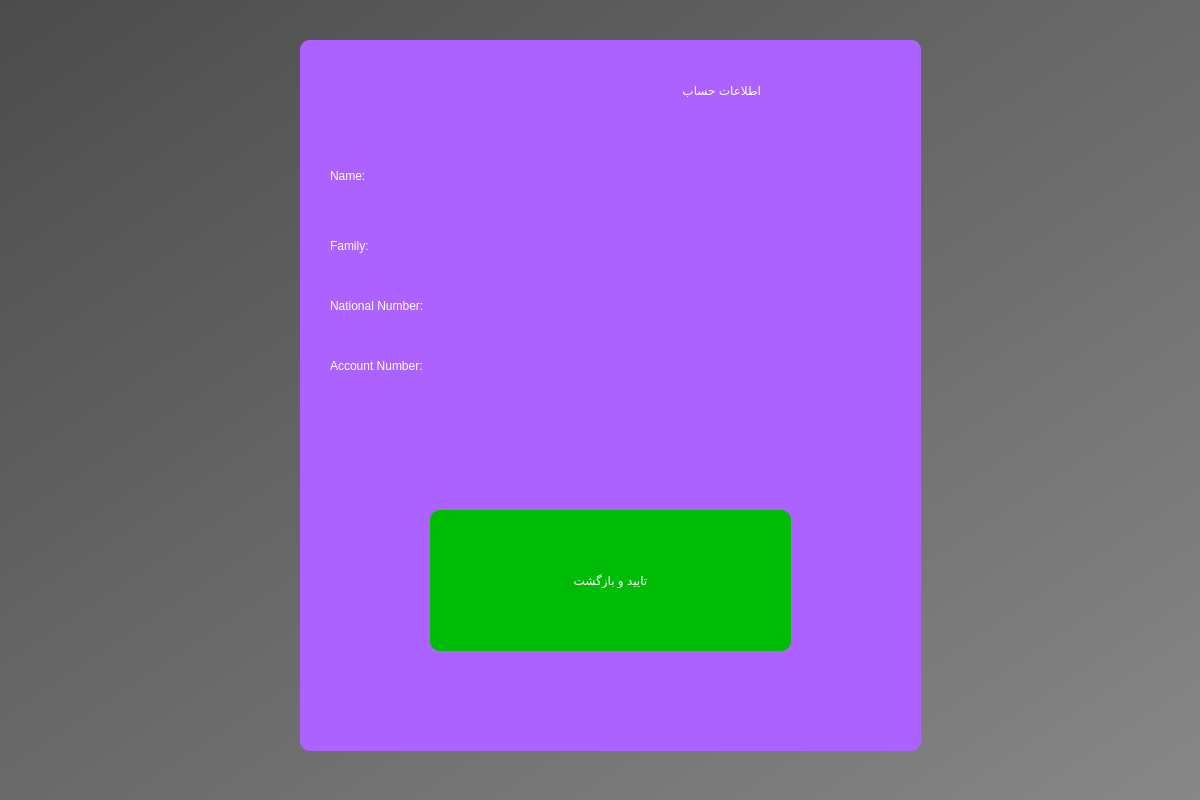
<?xml version="1.0" encoding="UTF-8"?>
<ui version="4.0">
 <class>Dialog</class>
 <widget class="QDialog" name="Dialog">
  <property name="geometry">
   <rect>
    <x>0</x>
    <y>0</y>
    <width>1200</width>
    <height>800</height>
   </rect>
  </property>
  <property name="windowTitle">
   <string>Dialog</string>
  </property>
  <widget class="QWidget" name="bgwidget" native="true">
   <property name="geometry">
    <rect>
     <x>0</x>
     <y>0</y>
     <width>1200</width>
     <height>800</height>
    </rect>
   </property>
   <property name="styleSheet">
    <string notr="true">QWidget#bgwidget{
background-color:qlineargradient(spread:pad, x1:0, y1:0, x2:1, y2:1, stop:0 rgba(76, 76, 76, 255), stop:1 rgba(135, 135, 135, 255))
}</string>
   </property>
   <widget class="QWidget" name="widget" native="true">
    <property name="geometry">
     <rect>
      <x>300</x>
      <y>40</y>
      <width>621</width>
      <height>711</height>
     </rect>
    </property>
    <property name="styleSheet">
     <string notr="true">QWidget#widget{
background-color:rgb(171, 98, 255);
border-radius:10px;
text-shadow: 0 0 3px #FF0000, 0 0 5px #0000FF
}</string>
    </property>
    <widget class="QLabel" name="label">
     <property name="geometry">
      <rect>
       <x>160</x>
       <y>20</y>
       <width>301</width>
       <height>61</height>
      </rect>
     </property>
     <property name="styleSheet">
      <string notr="true">font: 700 36pt &quot;Vazir&quot;;
color: rgb(255, 255, 255);</string>
     </property>
     <property name="text">
      <string>اطلاعات حساب</string>
     </property>
    </widget>
    <widget class="QLabel" name="label_2">
     <property name="geometry">
      <rect>
       <x>30</x>
       <y>110</y>
       <width>121</width>
       <height>51</height>
      </rect>
     </property>
     <property name="styleSheet">
      <string notr="true">font: 700 28pt &quot;Vazir&quot;;
color: rgb(255, 255, 255);</string>
     </property>
     <property name="text">
      <string>Name:</string>
     </property>
    </widget>
    <widget class="QLabel" name="label_3">
     <property name="geometry">
      <rect>
       <x>30</x>
       <y>180</y>
       <width>131</width>
       <height>51</height>
      </rect>
     </property>
     <property name="styleSheet">
      <string notr="true">font: 700 28pt &quot;Vazir&quot;;
color: rgb(255, 255, 255);</string>
     </property>
     <property name="text">
      <string>Family:</string>
     </property>
    </widget>
    <widget class="QLabel" name="label_4">
     <property name="geometry">
      <rect>
       <x>30</x>
       <y>240</y>
       <width>301</width>
       <height>51</height>
      </rect>
     </property>
     <property name="styleSheet">
      <string notr="true">font: 700 28pt &quot;Vazir&quot;;
color: rgb(255, 255, 255);</string>
     </property>
     <property name="text">
      <string>National Number:</string>
     </property>
    </widget>
    <widget class="QLabel" name="label_5">
     <property name="geometry">
      <rect>
       <x>30</x>
       <y>300</y>
       <width>301</width>
       <height>51</height>
      </rect>
     </property>
     <property name="styleSheet">
      <string notr="true">font: 700 28pt &quot;Vazir&quot;;
color: rgb(255, 255, 255);</string>
     </property>
     <property name="text">
      <string>Account Number:</string>
     </property>
    </widget>
    <widget class="QPushButton" name="confirm_info">
     <property name="geometry">
      <rect>
       <x>130</x>
       <y>470</y>
       <width>361</width>
       <height>141</height>
      </rect>
     </property>
     <property name="styleSheet">
      <string notr="true">border-radius:10px;
background-color:rgb(0, 188, 6);
font: 700 26pt &quot;Vazir&quot;;
color:white</string>
     </property>
     <property name="text">
      <string>تایید و بازگشت</string>
     </property>
    </widget>
    <widget class="QLabel" name="name_info">
     <property name="geometry">
      <rect>
       <x>150</x>
       <y>110</y>
       <width>521</width>
       <height>51</height>
      </rect>
     </property>
     <property name="styleSheet">
      <string notr="true">font: 700 36pt &quot;Vazir&quot;;
</string>
     </property>
     <property name="text">
      <string/>
     </property>
    </widget>
    <widget class="QLabel" name="national_code_info">
     <property name="geometry">
      <rect>
       <x>330</x>
       <y>240</y>
       <width>521</width>
       <height>51</height>
      </rect>
     </property>
     <property name="styleSheet">
      <string notr="true">font: 700 36pt &quot;Vazir&quot;;
</string>
     </property>
     <property name="text">
      <string/>
     </property>
    </widget>
    <widget class="QLabel" name="family_info">
     <property name="geometry">
      <rect>
       <x>160</x>
       <y>180</y>
       <width>521</width>
       <height>51</height>
      </rect>
     </property>
     <property name="styleSheet">
      <string notr="true">font: 700 36pt &quot;Vazir&quot;;
</string>
     </property>
     <property name="text">
      <string/>
     </property>
    </widget>
    <widget class="QLabel" name="account_number_info">
     <property name="geometry">
      <rect>
       <x>330</x>
       <y>300</y>
       <width>521</width>
       <height>51</height>
      </rect>
     </property>
     <property name="styleSheet">
      <string notr="true">font: 700 36pt &quot;Vazir&quot;;
</string>
     </property>
     <property name="text">
      <string/>
     </property>
    </widget>
   </widget>
  </widget>
 </widget>
 <resources/>
 <connections/>
</ui>
